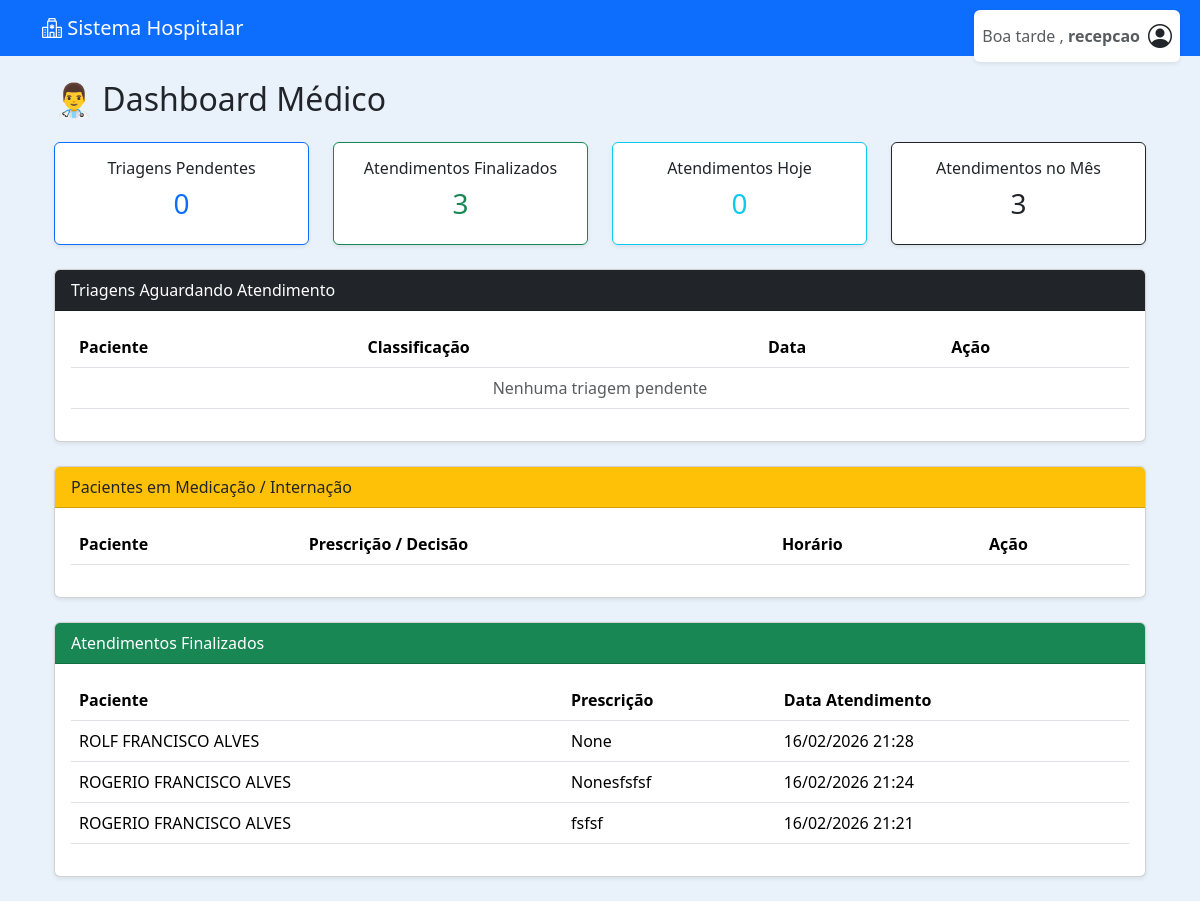
The page /medico/dashboard/ (signed in) on the database as committed earlier.
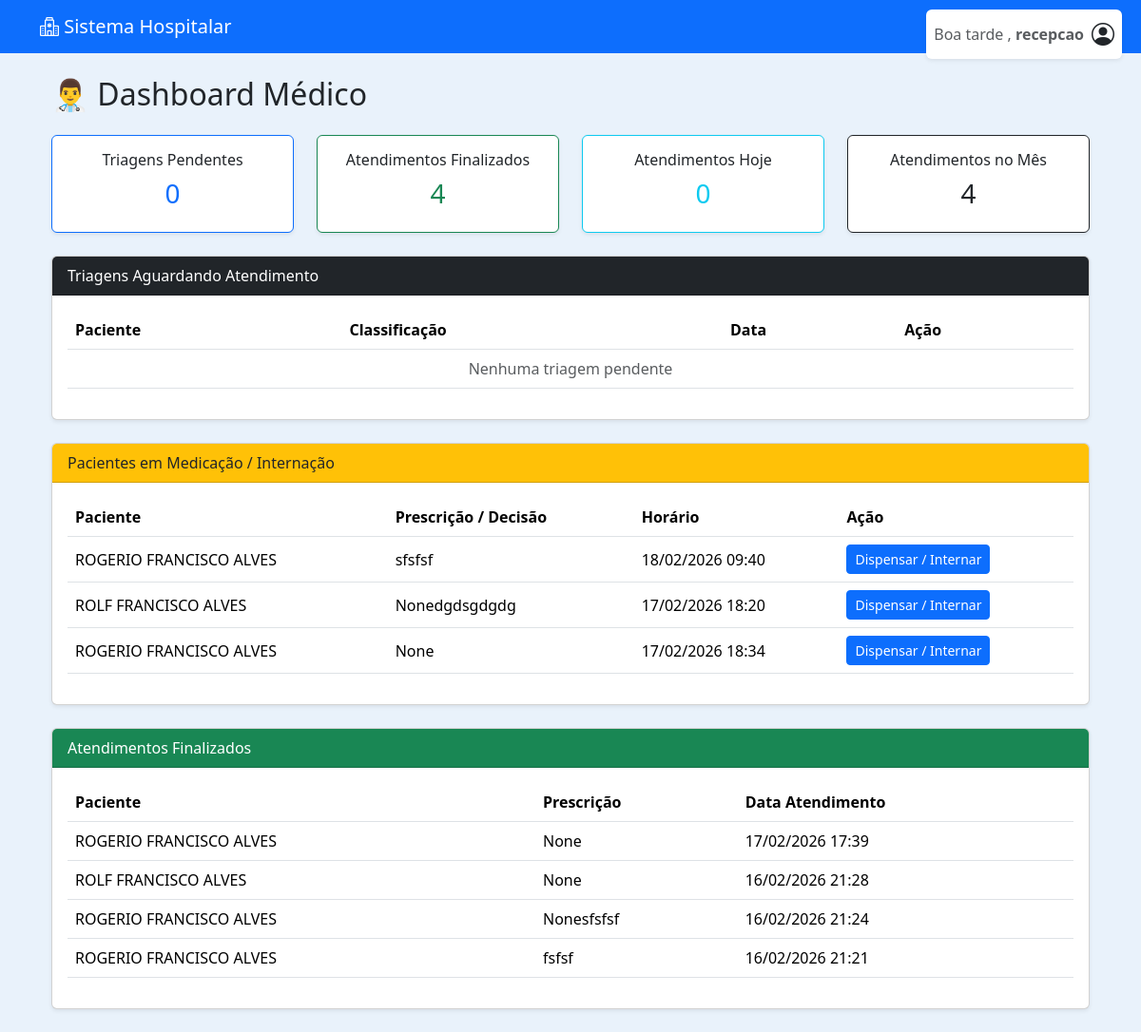
The same page on the database as committed later.
### medico/models.py (models this page shows, shortened)
class Atendimento(models.Model):
    paciente = models.ForeignKey(Paciente, on_delete=models.CASCADE)
    medico = models.ForeignKey(Usuario, on_delete=models.CASCADE)
    triagem = models.OneToOneField(Triagem, on_delete=models.CASCADE)
    diagnostico = models.TextField(blank=True, null=True)
    prescricao = models.TextField(blank=True, null=True)
    observacoes = models.TextField(blank=True, null=True)
    DECISAO_CHOICES = [
        ("dispensar", "Dispensar"),
        ("medicacao", "Medicação"),
        ("internacao", "Internação"),
    ]
    decisao = models.CharField(
        max_length=20,
        choices=DECISAO_CHOICES,
        blank=True,
        null=True
    )
    medicacao_aplicada = models.BooleanField(default=False)
    tecnico_aplicou = models.ForeignKey(
        Usuario,
        on_delete=models.SET_NULL,
        null=True,
        blank=True,
        related_name="medicacoes_aplicadas"
    )
    horario_medicacao = models.DateTimeField(null=True, blank=True)
    data_atendimento = models.DateTimeField(auto_now_add=True)
    finalizado = models.BooleanField(default=False)

### pacientes/models.py (models this page shows, shortened)
class Paciente(models.Model):
    nome = models.CharField(max_length=100)
    nome_social = models.CharField(max_length=100, blank=True, null=True)
    nome_mae = models.CharField(max_length=100)
    nome_pai = models.CharField(max_length=100, blank=True, null=True)
    cpf = models.CharField(
        max_length=14,
        unique=True,
        validators=[
            RegexValidator(
                r'^\d{3}\.\d{3}\.\d{3}-\d{2}$',
                'CPF inválido! Use XXX.XXX.XXX-XX'
            )
        ]
    )
    data_nascimento = models.DateField()
    SEXO_BIOLOGICO_CHOICES = [
        ('M', 'Masculino'),
        ('F', 'Feminino'),
        ('I', 'Intersexo'),
    ]
    sexo_biologico = models.CharField(max_length=1, choices=SEXO_BIOLOGICO_CHOICES)
    identidade_genero = models.CharField(max_length=50)
    orientacao_sexual = models.CharField(max_length=50)
    NACIONALIDADE_CHOICES = [
        ('BRASILEIRA', 'Brasileira'),
        ('ARGENTINA', 'Argentina'),
        ('BOLIVIANA', 'Boliviana'),
        ('CHILENA', 'Chilena'),
        ('COLOMBIANA', 'Colombiana'),
        ('PARAGUAIA', 'Paraguaia'),
        ('PERUANA', 'Peruana'),
        ('URUGUAIA', 'Uruguaia'),
        ('VENEZUELANA', 'Venezuelana'),
        ('OUTRA', 'Outra'),
    ]
    nacionalidade = models.CharField(
        max_length=20,
        choices=NACIONALIDADE_CHOICES,
        default='BRASILEIRA'
    )
    naturalidade = models.CharField(max_length=100)
    RACA_COR_CHOICES = [
        ('BRANCA', 'Branca'),
        ('PRETA', 'Preta'),
        ('PARDA', 'Parda'),
        ('AMARELA', 'Amarela'),
        ('INDIGENA', 'Indígena'),
    ]
    raca_cor = models.CharField(max_length=10, choices=RACA_COR_CHOICES)
    ESTADO_CIVIL_CHOICES = [
        ('SOLTEIRO', 'Solteiro(a)'),
        ('CASADO', 'Casado(a)'),
        ('DIVORCIADO', 'Divorciado(a)'),
        ('VIUVO', 'Viúvo(a)'),
        ('UNIAO_ESTAVEL', 'União Estável'),
    ]
    estado_civil = models.CharField(max_length=20, choices=ESTADO_CIVIL_CHOICES)
    ESCOLARIDADE_CHOICES = [
        ('SEM_INSTRUCAO', 'Sem instrução'),
        ('FUNDAMENTAL_INCOMPLETO', 'Fundamental incompleto'),
        ('FUNDAMENTAL_COMPLETO', 'Fundamental completo'),
        ('MEDIO_INCOMPLETO', 'Médio incompleto'),
        ('MEDIO_COMPLETO', 'Médio completo'),
        ('SUPERIOR_INCOMPLETO', 'Superior incompleto'),
        ('SUPERIOR_COMPLETO', 'Superior completo'),
        ('POS_GRADUACAO', 'Pós-graduação'),
        ('MESTRADO', 'Mestrado'),
        ('DOUTORADO', 'Doutorado'),
    ]
    escolaridade = models.CharField(max_length=30, choices=ESCOLARIDADE_CHOICES)
    profissao = models.CharField(max_length=50)
    rg = models.CharField(max_length=20)
    orgao_emissor = models.CharField(max_length=10)
    UF_CHOICES = [
        ('AC','AC'), ('AL','AL'), ('AP','AP'), ('AM','AM'),
        ('BA','BA'), ('CE','CE'), ('DF','DF'), ('ES','ES'),
        ('GO','GO'), ('MA','MA'), ('MT','MT'), ('MS','MS'),
        ('MG','MG'), ('PA','PA'), ('PB','PB'), ('PR','PR'),
        ('PE','PE'), ('PI','PI'), ('RJ','RJ'), ('RN','RN'),
        ('RS','RS'), ('RO','RO'), ('RR','RR'), ('SC','SC'),
        ('SP','SP'), ('SE','SE'), ('TO','TO'),
    ]
    uf_rg = models.CharField(max_length=2, choices=UF_CHOICES)
    cep = models.CharField(
        max_length=9,
        validators=[
            RegexValidator(
                r'^\d{5}-\d{3}$',
                'CEP inválido! Use XXXXX-XXX'
            )
        ]
    )
    endereco = models.CharField(max_length=100)
    numero = models.CharField(max_length=10)
    complemento = models.CharField(max_length=50, blank=True, null=True)
    bairro = models.CharField(max_length=50)
    municipio = models.CharField(max_length=50)
    uf = models.CharField(max_length=2, choices=UF_CHOICES)
    ZONA_CHOICES = [
        ('URBANA', 'Urbana'),
        ('RURAL', 'Rural'),
    ]
    zona = models.CharField(max_length=6, choices=ZONA_CHOICES)
    telefone_fixo = models.CharField(
        max_length=15,
        blank=True,
        null=True,
        validators=[
            RegexValidator(
                r'^\(\d{2}\)\s\d{4}-\d{4}$',
                'Telefone inválido! Use (XX) XXXX-XXXX'
            )
        ]
    )
    celular = models.CharField(
        max_length=15,
        validators=[
            RegexValidator(
                r'^\(\d{2}\)\s\d{5}-\d{4}$',
                'Celular inválido! Use (XX) XXXXX-XXXX'
            )
        ]
    )
    whatsapp = models.BooleanField(default=False)
    email = models.EmailField(blank=True, null=True)
    cartao_sus = models.CharField(max_length=18, blank=True, null=True)
    criado_por = models.ForeignKey(
        User,
        on_delete=models.SET_NULL,
        null=True,
        blank=True,
        related_name='pacientes_criados'
    )
    data_criacao = models.DateTimeField(default=timezone.now, editable=False)
    data_atualizacao = models.DateTimeField(auto_now=True)

### medico/views.py (the view)
# urls.py: path('dashboard/', views.medico_dashboard, name='medico_dashboard'),
@login_required
def medico_dashboard(request):
    agora = timezone.now()
    hoje = agora.date()
    triagens = (
        Triagem.objects
        .filter(atendido=False)
        .annotate(
            prioridade=Case(
                When(classificacao_risco="Vermelho", then=Value(1)),
                When(classificacao_risco="Laranja", then=Value(2)),
                When(classificacao_risco="Amarelo", then=Value(3)),
                When(classificacao_risco="Verde", then=Value(4)),
                When(classificacao_risco="Azul", then=Value(5)),
                default=Value(5),
                output_field=IntegerField(),
            )
        )
        .order_by("prioridade", "-data_triagem")
    )
    atendimentos_finalizados = Atendimento.objects.filter(
        medico=request.user,
        finalizado=True
    ).order_by("-id")
    aguardando_medicacao = Atendimento.objects.filter(
        medico=request.user,
        decisao="medicacao",
        medicacao_aplicada=False,
        finalizado=False
    ).order_by("-id")
    medicacao_aplicada = Atendimento.objects.filter(
        medico=request.user,
        decisao="medicacao",
        medicacao_aplicada=True,
        finalizado=False
    ).order_by("-id")
    internacoes = Atendimento.objects.filter(
        medico=request.user,
        decisao="internacao",
        finalizado=False
    ).order_by("-id")
    total_pendentes = triagens.count()
    total_atendidos = atendimentos_finalizados.count()
    total_dia = atendimentos_finalizados.filter(
        data_atendimento__date=hoje
    ).count()
    total_mes = atendimentos_finalizados.filter(
        data_atendimento__year=agora.year,
        data_atendimento__month=agora.month
    ).count()
    context = {
        "triagens": triagens,
        "atendimentos_finalizados": atendimentos_finalizados,
        "aguardando_medicacao": aguardando_medicacao,
        "medicacao_aplicada": medicacao_aplicada,
        "internacoes": internacoes,
        "total_pendentes": total_pendentes,
        "total_atendidos": total_atendidos,
        "total_dia": total_dia,
        "total_mes": total_mes,
    }
    return render(request, "medico/dashboard.html", context)

### medico/templates/medico/dashboard.html (shortened to what the changed rows need)
{% extends 'usuarios/base.html' %}
{% block content %}
    {% now "H" as hora_atual %}
<div class="container mt-4">
    <h2 class="mb-4">👨‍⚕️ Dashboard Médico</h2>
    <div class="row mb-4">
        <div class="col-md-3">
            <div class="card shadow-sm border-success text-center">
                <div class="card-body">
                    <h6>Atendimentos Finalizados</h6>
                    <h3 class="text-success">{{ total_atendidos }}</h3>
                </div>
            </div>
        </div>
        <div class="col-md-3">
            <div class="card shadow-sm border-dark text-center">
                <div class="card-body">
                    <h6>Atendimentos no Mês</h6>
                    <h3 class="text-dark">{{ total_mes }}</h3>
                </div>
            </div>
        </div>
    </div>
    <div class="card shadow-sm mb-4">
        <div class="card-body">
            <table class="table table-hover align-middle">
                <thead>
                    <tr>
                        <th>Paciente</th>
                        <th>Classificação</th>
                        <th>Data</th>
                        <th>Ação</th>
                    </tr>
                </thead>
            </table>
        </div>
    </div>
    <div class="card shadow-sm mb-4">
        <div class="card-body">
            <table class="table table-hover align-middle">
                <thead>
                    <tr>
                        <th>Paciente</th>
                        <th>Prescrição / Decisão</th>
                        <th>Horário</th>
                        <th>Ação</th>
                    </tr>
                </thead>
                <tbody>
                    {% for a in medicacao_aplicada %}
                    <tr>
                        <td>{{ a.paciente.nome }}</td>
                        <td>{{ a.prescricao|default:"-" }}</td>
                        <td>{{ a.horario_medicacao|date:"d/m/Y H:i"|default:"-" }}</td>
                        <td>
                            <a href="{% url 'decidir_atendimento' a.id %}" class="btn btn-primary btn-sm">
                                Dispensar / Internar
                            </a>
                        </td>
                    </tr>
                    {% endfor %}
                </tbody>
            </table>
        </div>
    </div>
    <div class="card shadow-sm mb-4">
        <div class="card-body">
            <table class="table table-hover align-middle">
                <thead>
                    <tr>
                        <th>Paciente</th>
                        <th>Prescrição</th>
                        <th>Data Atendimento</th>
                    </tr>
                </thead>
                <tbody>
                    {% for a in atendimentos_finalizados %}
                    <tr>
                        <td>{{ a.paciente.nome }}</td>
                        <td>{{ a.prescricao|default:"-" }}</td>
                        <td>{{ a.data_atendimento|date:"d/m/Y H:i"|default:"-" }}</td>
                    </tr>
                    {% empty %}
                    <tr>
                        <td colspan="3" class="text-center text-muted">Nenhum atendimento finalizado</td>
                    </tr>
                    {% endfor %}
                </tbody>
            </table>
        </div>
    </div>
</div>
{% endblock %}

Rows that differ between the two databases and show on the page:
added Atendimento: paciente.nome "ROGERIO FRANCISCO ALVES", prescricao "sfsfsf", horario_medicacao "18/02/2026 09:40", shown under "4"
added Atendimento: paciente.nome "ROLF FRANCISCO ALVES", prescricao "Nonedgdsgdgdg", horario_medicacao "17/02/2026 18:20", shown under "4"
added Atendimento: paciente.nome "ROGERIO FRANCISCO ALVES", prescricao "None", horario_medicacao "17/02/2026 18:34", shown under "4"
added Atendimento: paciente.nome "ROGERIO FRANCISCO ALVES", prescricao "None", data_atendimento "17/02/2026 17:39"
Other text that changed with them:
{{ total_atendidos }}: "3" → "4"
{{ total_mes }}: "3" → "4"
